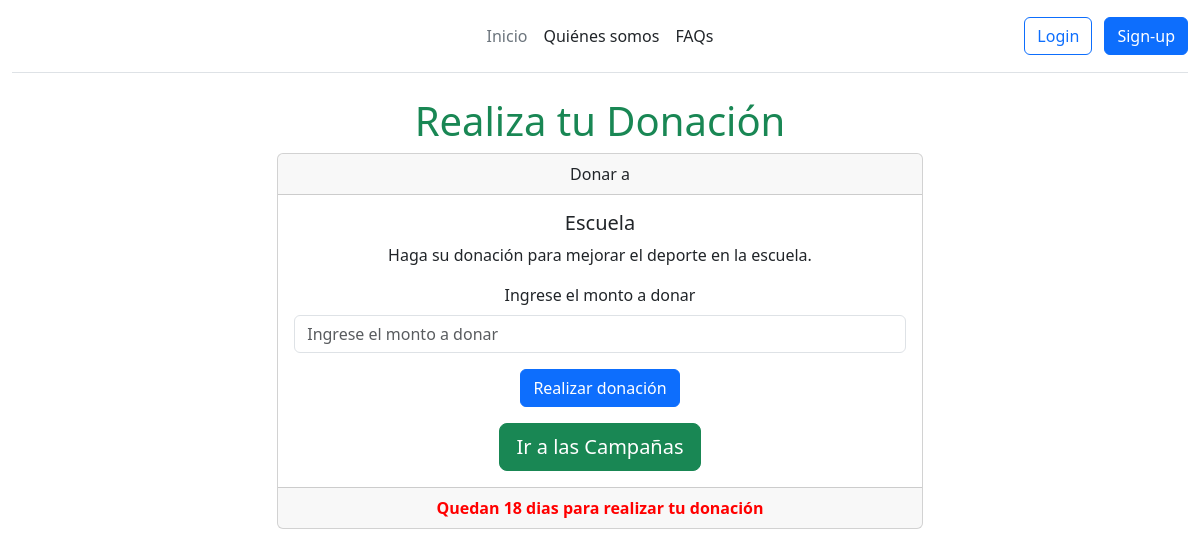
/donacion/1/, run on the app's committed database.
### campania/models/campania.py (models this page shows, shortened)
class Campania(models.Model):
    categorias = models.ManyToManyField(Categoria, related_name="campanias")
    nombre = models.CharField(max_length=150)
    descripcion = models.TextField(blank=True, null=True)
    imagen = models.ImageField(upload_to="imagenes/")
    beneficiario = models.CharField(max_length=150)
    monto_recaudar = models.DecimalField(max_digits=9, decimal_places=2)
    monto_recaudado = models.DecimalField(max_digits=9, decimal_places=2)
    fecha_inicio = models.DateTimeField()
    fecha_cierre = models.DateTimeField()
    estado = models.BooleanField()
    fecha_registro = models.DateTimeField(auto_now_add=True)
    fecha_ult_act = models.DateTimeField(auto_now=True)
    title = models.CharField(max_length=200)
    description = models.TextField()
    class Meta:
        db_table = "st_campania"
        verbose_name = "Campaña"
        verbose_name_plural = "Campañas"

### campania/views.py (the view)
def procesar_donacion(request, campania_id):
    if request.method == "POST":
        form_monto = donarMonto(request.POST)
        if form_monto.is_valid():
            monto_donar = form_monto.cleaned_data["monto"]
            campania = Campania.objects.get(pk=campania_id)
            nueva_donacion = Donacion(
                usuario=request.user, campania=campania, monto=monto_donar
            )
            nueva_donacion.save()
            campania.monto_recaudado += Decimal(monto_donar)
            campania.save()
            return redirect("home")
    else:
        campania = Campania.objects.get(pk=campania_id)
        fecha_actual = timezone.now()
        duracion = campania.fecha_cierre - fecha_actual
        duracion_en_dias = duracion.days
        if duracion_en_dias > 0:
            form_monto = donarMonto()
        else:
            return redirect("campania_fin")
    return render(
        request,
        "donacion.html",
        {
            "campania": campania,
            "duracion_en_dias": duracion_en_dias,
            "donar_monto": form_monto,
        },
    )

### campania/forms.py
class donarMonto(forms.Form):
    monto = forms.FloatField(
        label="Ingrese el monto a donar",
        widget=forms.NumberInput(
            attrs={
                "step": "any",  # Permite cualquier número de decimales
            }
        ),
    )

### campania/templates/donacion.html (shortened to what this page needs)
{% load static %}
{% load django_bootstrap5 %}
{% bootstrap_css %}
<!DOCTYPE html>
<html lang="es">
<head>
    <link href="https://cdn.jsdelivr.net/npm/bootstrap@5.3.3/dist/css/bootstrap.min.css" rel="stylesheet">
  </head>
<body>
  <div class="container-fluid">
    <header class="d-flex flex-wrap align-items-center justify-content-center justify-content-md-between py-3 mb-4 border-bottom">
      <a href="{% url 'home' %}" class="d-flex align-items-center col-md-3 mb-2 mb-md-0 text-dark text-decoration-none">
        <svg class="bi me-2" width="40" height="32" role="img" aria-label="Bootstrap"><use xlink:href="#bootstrap"/></svg>
      </a>
      <ul class="nav col-12 col-md-auto mb-2 justify-content-center mb-md-0">
        <li><a href="{% url 'home' %}" class="nav-link px-2 link-secondary">Inicio</a></li>
        <li><a href="#" class="nav-link px-2 link-dark">Quiénes somos</a></li>
        <li><a href="#" class="nav-link px-2 link-dark">FAQs</a></li>
      </ul>
      <div class="col-md-3 text-end">
        {% if user.is_authenticated %}
          <a href="#" class="nav-link link-body-emphasis px-2">Bienvenido, {{user.username}}</a>
          <a href="{% url 'logout' %}" class="nav-link link-body-emphasis px-2">Logout</a>
        {% else %}
          <a href="{% url 'signin' %}" class="btn btn-outline-primary me-2">Login</a>
          <a href="{% url 'signup' %}" class="btn btn-primary">Sign-up</a>
        {% endif %}
      </div>
    </header>
    <main class="container">
      <div class="container-fluid" style="width: 60%;">
        <h1 class="text-center text-success">Realiza tu Donación</h1>
              <div class="card text-center">
                  <div class="card-header">
                    Donar a
                  </div>
                  <div class="card-body">
                    <h5 class="card-title">{{campania.beneficiario}}</h5>
                    <p class="card-text"> {{campania.descripcion}}</p>
                    <form action="{% url 'procesar_donacion' campania_id=campania.id %}" method="post" novalidate>
                      {% bootstrap_form donar_monto %}
                      {% bootstrap_button "Realizar donación" button_type="submit" size="lg"  %}
                    </form>
                    <a class="btn btn-success btn-lg" href="{% url 'home' %}">Ir a las Campañas</a>
                  </div>
                  <div class="card-footer" style="width: 100%; color: rgb(255, 0, 0); font-weight: bold;">
                    Quedan {{duracion_en_dias}} dias para realizar tu donación
                  </div>
              </div>
      </div>
    </main>
  </div>
</body>
</html>

### data on the page
Campania: beneficiario "Escuela", descripcion "Haga su donación para mejorar el deporte en la escuela."
